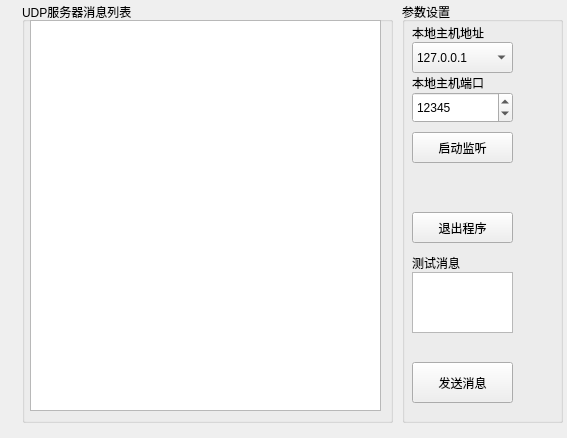
<?xml version="1.0" encoding="UTF-8"?>
<ui version="4.0">
 <class>FormUdpServer</class>
 <widget class="QWidget" name="FormUdpServer">
  <property name="geometry">
   <rect>
    <x>0</x>
    <y>0</y>
    <width>567</width>
    <height>438</height>
   </rect>
  </property>
  <property name="windowTitle">
   <string>Form</string>
  </property>
  <widget class="QGroupBox" name="groupBox">
   <property name="geometry">
    <rect>
     <x>22</x>
     <y>2</y>
     <width>371</width>
     <height>421</height>
    </rect>
   </property>
   <property name="font">
    <font>
     <pointsize>9</pointsize>
    </font>
   </property>
   <property name="title">
    <string>UDP服务器消息列表</string>
   </property>
  </widget>
  <widget class="QGroupBox" name="groupBox_2">
   <property name="geometry">
    <rect>
     <x>402</x>
     <y>2</y>
     <width>161</width>
     <height>421</height>
    </rect>
   </property>
   <property name="font">
    <font>
     <pointsize>9</pointsize>
    </font>
   </property>
   <property name="title">
    <string>参数设置</string>
   </property>
   <widget class="QComboBox" name="comboBox_UDPServerIP">
    <property name="geometry">
     <rect>
      <x>10</x>
      <y>40</y>
      <width>101</width>
      <height>31</height>
     </rect>
    </property>
    <property name="font">
     <font>
      <pointsize>9</pointsize>
     </font>
    </property>
    <item>
     <property name="text">
      <string>127.0.0.1</string>
     </property>
    </item>
   </widget>
   <widget class="QSpinBox" name="spinBox_UDPServerPort">
    <property name="geometry">
     <rect>
      <x>10</x>
      <y>90</y>
      <width>101</width>
      <height>31</height>
     </rect>
    </property>
    <property name="font">
     <font>
      <pointsize>9</pointsize>
     </font>
    </property>
    <property name="maximum">
     <number>65535</number>
    </property>
    <property name="value">
     <number>12345</number>
    </property>
   </widget>
   <widget class="QPushButton" name="pushButton_UDPServerStart">
    <property name="geometry">
     <rect>
      <x>10</x>
      <y>130</y>
      <width>101</width>
      <height>31</height>
     </rect>
    </property>
    <property name="font">
     <font>
      <pointsize>9</pointsize>
     </font>
    </property>
    <property name="text">
     <string>启动监听</string>
    </property>
    <property name="icon">
     <iconset resource="images.qrc">
      <normaloff>:/new/prefix1/images/start.ico</normaloff>:/new/prefix1/images/start.ico</iconset>
    </property>
   </widget>
   <widget class="QLabel" name="label_2">
    <property name="geometry">
     <rect>
      <x>10</x>
      <y>70</y>
      <width>111</width>
      <height>21</height>
     </rect>
    </property>
    <property name="font">
     <font>
      <pointsize>9</pointsize>
     </font>
    </property>
    <property name="text">
     <string>本地主机端口</string>
    </property>
   </widget>
   <widget class="QLabel" name="label">
    <property name="geometry">
     <rect>
      <x>10</x>
      <y>20</y>
      <width>111</width>
      <height>21</height>
     </rect>
    </property>
    <property name="font">
     <font>
      <pointsize>9</pointsize>
     </font>
    </property>
    <property name="text">
     <string>本地主机地址</string>
    </property>
   </widget>
   <widget class="QPushButton" name="pushButton_UDPServerClose">
    <property name="geometry">
     <rect>
      <x>10</x>
      <y>210</y>
      <width>101</width>
      <height>31</height>
     </rect>
    </property>
    <property name="font">
     <font>
      <pointsize>9</pointsize>
     </font>
    </property>
    <property name="text">
     <string>退出程序</string>
    </property>
    <property name="icon">
     <iconset resource="images.qrc">
      <normaloff>:/new/prefix1/images/exit.ico</normaloff>:/new/prefix1/images/exit.ico</iconset>
    </property>
   </widget>
   <widget class="QLabel" name="label_3">
    <property name="geometry">
     <rect>
      <x>10</x>
      <y>250</y>
      <width>111</width>
      <height>21</height>
     </rect>
    </property>
    <property name="font">
     <font>
      <pointsize>9</pointsize>
     </font>
    </property>
    <property name="text">
     <string>测试消息</string>
    </property>
   </widget>
   <widget class="QPlainTextEdit" name="plainTextEdit_UDPServerSendData">
    <property name="geometry">
     <rect>
      <x>10</x>
      <y>270</y>
      <width>101</width>
      <height>61</height>
     </rect>
    </property>
    <property name="font">
     <font>
      <pointsize>9</pointsize>
     </font>
    </property>
   </widget>
   <widget class="QPushButton" name="pushButton_UDPServerSendMsg">
    <property name="geometry">
     <rect>
      <x>10</x>
      <y>360</y>
      <width>101</width>
      <height>41</height>
     </rect>
    </property>
    <property name="font">
     <font>
      <pointsize>9</pointsize>
     </font>
    </property>
    <property name="text">
     <string>发送消息</string>
    </property>
    <property name="icon">
     <iconset resource="images.qrc">
      <normaloff>:/new/prefix1/images/sendmsg2.ico</normaloff>:/new/prefix1/images/sendmsg2.ico</iconset>
    </property>
   </widget>
  </widget>
  <widget class="QListWidget" name="listWidget_UDPServerListMsg">
   <property name="geometry">
    <rect>
     <x>30</x>
     <y>20</y>
     <width>351</width>
     <height>391</height>
    </rect>
   </property>
   <property name="font">
    <font>
     <pointsize>9</pointsize>
    </font>
   </property>
  </widget>
 </widget>
 <resources>
  <include location="images.qrc"/>
 </resources>
 <connections/>
</ui>
